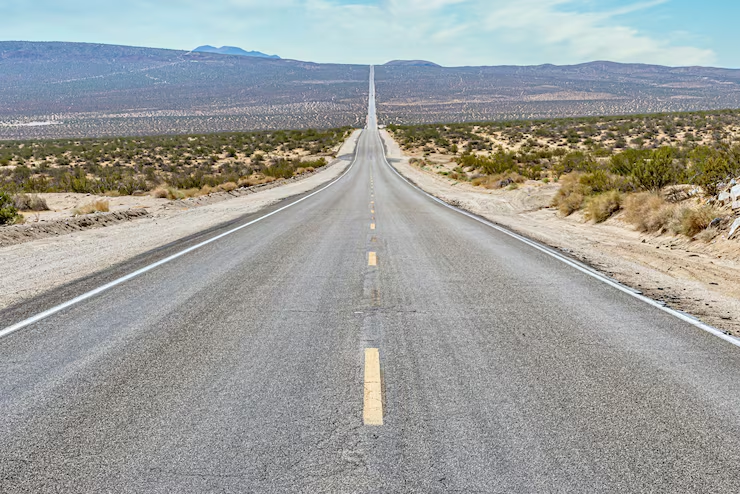
#> input picture Autonomous Vehicle Lane Detection/test_images/road1.jpg, 740 x 494 px, given in place of solidWhiteRight.mp4, which was not available
$ python main.py
#> lines starting #> are read from the running program, lines starting #| are printed output that depends on the picture; after the words box and inside, x2 and y2 are one past the last pixel; in counts of white or black regions, pixels touching at a corner belong together; pictures that were not available may be replaced by others from this repository, and a replacement may not be noted
### Autonomous Vehicle Lane Detection/utils/image_processing.py
import cv2
import numpy as np
import config

def grayscale(img):
    return cv2.cvtColor(img, cv2.COLOR_BGR2GRAY)

def gaussian_blur(img):
    return cv2.GaussianBlur(img, (config.KERNEL_SIZE, config.KERNEL_SIZE), 0)

def canny(img):
    return cv2.Canny(img, config.LOW_THRESHOLD, config.HIGH_THRESHOLD)

def region_of_interest(img):
    height = img.shape[0]
    width = img.shape[1]

    polygons = np.array([[
        (0, height),
        (width, height),
        (width//2, int(height*0.6))
    ]])

    mask = np.zeros_like(img)
    cv2.fillPoly(mask, polygons, 255)

    return cv2.bitwise_and(img, mask)

### Autonomous Vehicle Lane Detection/utils/lane_detection.py
import cv2
import numpy as np
import config

def hough_lines(img):
    return cv2.HoughLinesP(
        img,
        config.RHO,
        config.THETA,
        config.THRESHOLD,
        np.array([]),
        minLineLength=config.MIN_LINE_LENGTH,
        maxLineGap=config.MAX_LINE_GAP
    )

def average_slope_intercept(image, lines):
    left_fit = []
    right_fit = []

    if lines is None:
        return None

    for line in lines:
        x1, y1, x2, y2 = line.reshape(4)

        if x1 == x2:
            continue

        slope = (y2 - y1) / (x2 - x1)
        intercept = y1 - slope * x1

        if slope < 0:
            left_fit.append((slope, intercept))
        else:
            right_fit.append((slope, intercept))

    left_avg = np.average(left_fit, axis=0) if left_fit else None
    right_avg = np.average(right_fit, axis=0) if right_fit else None

    return left_avg, right_avg

def make_coordinates(image, line_params):
    slope, intercept = line_params

    y1 = image.shape[0]
    y2 = int(y1 * 0.6)

    x1 = int((y1 - intercept) / slope)
    x2 = int((y2 - intercept) / slope)

    return np.array([x1, y1, x2, y2])

def get_lane_lines(image, lines):
    averaged = average_slope_intercept(image, lines)

    if averaged is None:
        return None

    left, right = averaged
    line_image = []

    if left is not None:
        line_image.append(make_coordinates(image, left))

    if right is not None:
        line_image.append(make_coordinates(image, right))

    return np.array(line_image)

### Autonomous Vehicle Lane Detection/utils/visualization.py
import cv2
import numpy as np

def draw_lines(image, lines):
    line_image = np.zeros_like(image)

    if lines is not None:
        for x1, y1, x2, y2 in lines:
            cv2.line(line_image, (x1, y1), (x2, y2), (0, 255, 0), 10)

    return line_image

def overlay(image, line_image):
    return cv2.addWeighted(image, 0.8, line_image, 1, 1)

### Autonomous Vehicle Lane Detection/main.py
import cv2
from utils.image_processing import *
from utils.lane_detection import *
from utils.visualization import *

def process_frame(frame):
    gray = grayscale(frame)
    blur = gaussian_blur(gray)
    edges = canny(blur)

    roi = region_of_interest(edges)

    lines = hough_lines(roi)
    lane_lines = get_lane_lines(frame, lines)

    line_image = draw_lines(frame, lane_lines)

    return overlay(frame, line_image)

# Load input video
cap = cv2.VideoCapture("test_videos/solidWhiteRight.mp4")

# Get video properties
width = int(cap.get(3))
height = int(cap.get(4))
fps = int(cap.get(cv2.CAP_PROP_FPS))

# 🎯 Define output video writer
out = cv2.VideoWriter(
    "output/output_video.mp4",
    cv2.VideoWriter_fourcc(*'mp4v'),
    fps,
    (width, height)
)

while cap.isOpened():
    ret, frame = cap.read()
#> frame is the input picture: shape (494, 740, 3); mean B, G, R 154.5, 157.8, 156.1
    if not ret:
        break

    output = process_frame(frame)
#> in grayscale, `return cv2.cvtColor(img, cv2.COLOR_BGR2GRAY)`:
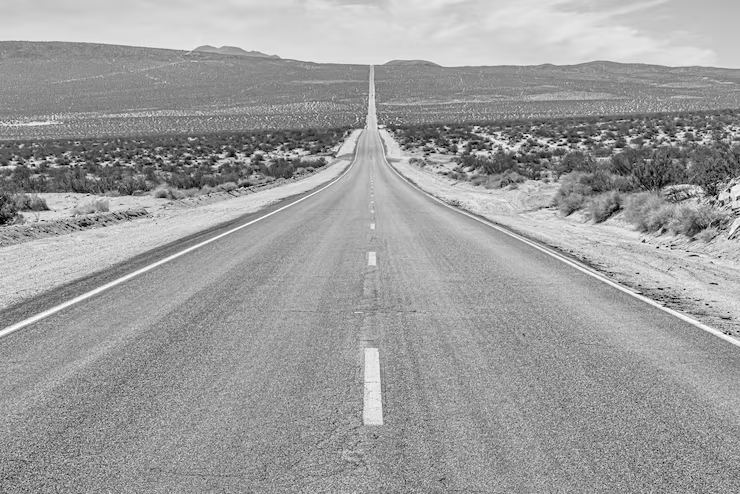
#> returned value: shape (494, 740); min 0, max 255, mean 156.9
#> in canny, `return cv2.Canny(img, config.LOW_THRESHOLD, config.HIGH_THRESHOLD)`:
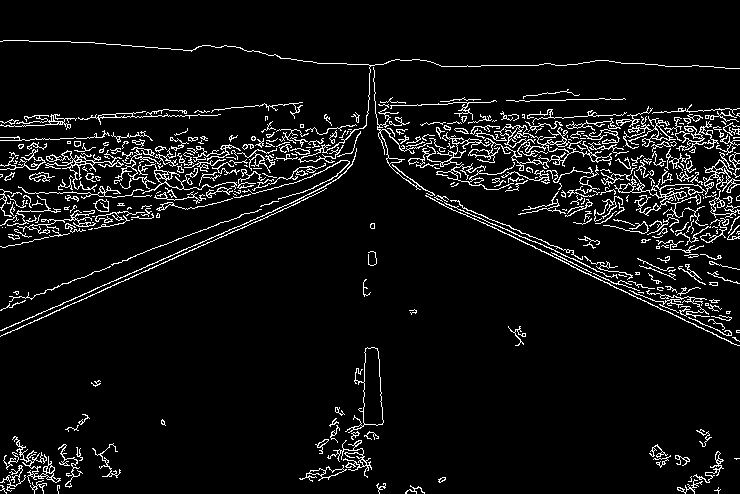
#> returned value: shape (494, 740); 6.6% white in thin lines or dots
#> in region_of_interest, `cv2.fillPoly(mask, polygons, 255)`:
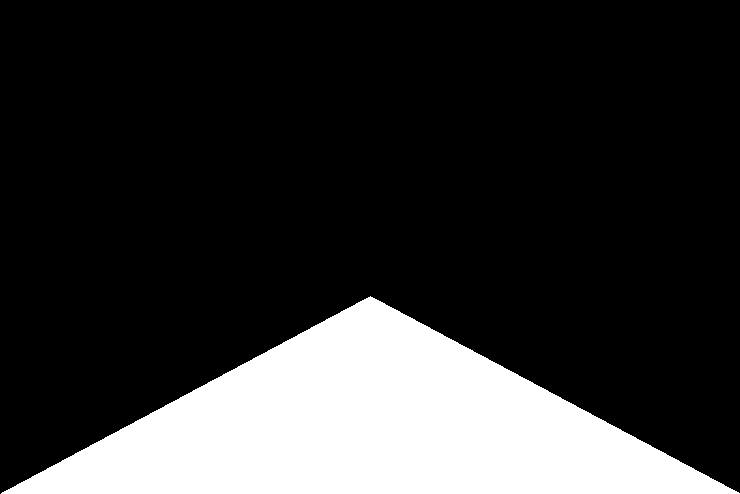
#> mask: shape (494, 740); 20.1% white; 1 white region, box (x1, y1, x2, y2) and area: (1, 296, 740, 494) 73432
#> in region_of_interest, `return cv2.bitwise_and(img, mask)`:
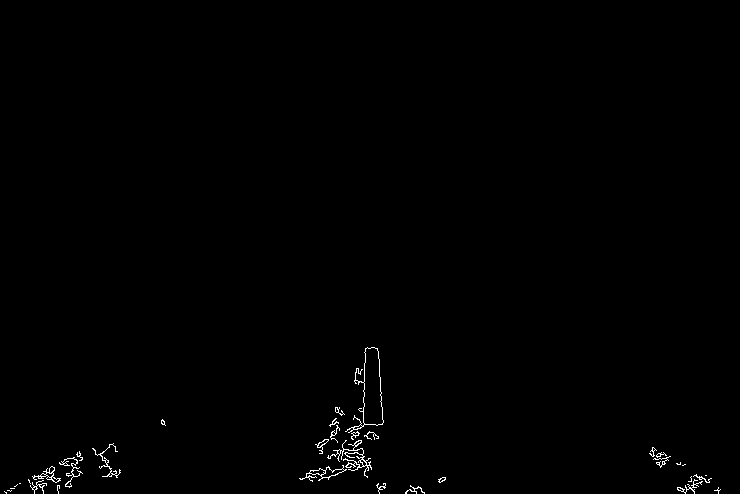
#> returned value: shape (494, 740); 0.5% white in thin lines or dots, all inside (x1, y1, x2, y2) = (4, 347, 721, 494)
#> in process_frame, `lines = hough_lines(roi)`: lines = [[32, 476, 118, 474], [363, 466, 363, 382]]
#> the loop in average_slope_intercept, `for line in lines:` made 2 passes
#> (x1, y1, x2, y2, slope, intercept) on pass 1: (32, 476, 118, 474, -0.0233, 476.7)
#> after the loop in average_slope_intercept, `for line in lines:`: left_fit = [(-0.0233, 476.7)]; right_fit = []
#> in average_slope_intercept, `left_avg = np.average(left_fit, axis=0) if left_fit else None`: left_avg = [-0.0233, 476.7]
#> in make_coordinates, `slope, intercept = line_params`: slope = -0.0233; intercept = 476.7
#> in make_coordinates, `x1 = int((y1 - intercept) / slope)`: x1 = -742
#> in make_coordinates, `x2 = int((y2 - intercept) / slope)`: x2 = 7772
#> in process_frame, `lane_lines = get_lane_lines(frame, lines)`: lane_lines = [[-742, 494, 7772, 296]]
#> the loop in draw_lines, `for x1, y1, x2, y2 in lines:` made 1 pass
#> after the loop in draw_lines, `for x1, y1, x2, y2 in lines:`:
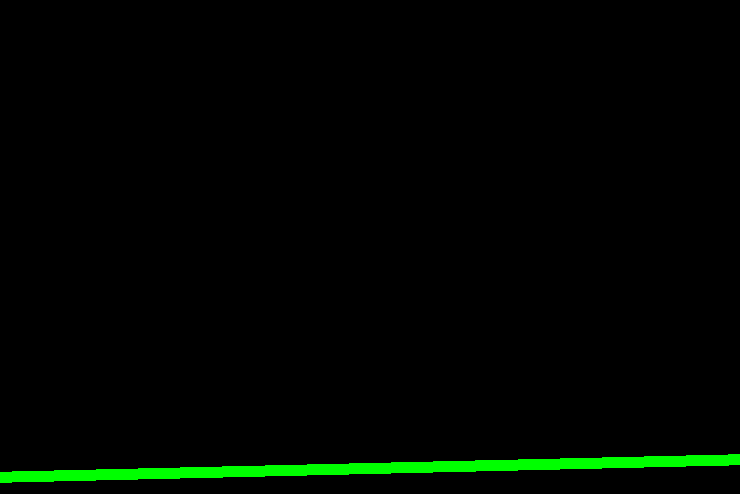
#> line_image: shape (494, 740, 3); mean of channels 0, 1, 2 0, 5.7, 0; drawn as B, G, R
#> in overlay, `return cv2.addWeighted(image, 0.8, line_image, 1, 1)`:
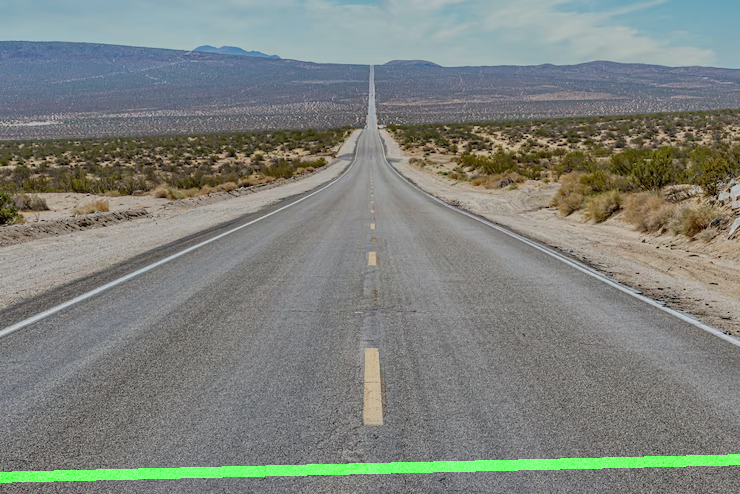
#> returned value: shape (494, 740, 3); mean of channels 0, 1, 2 124.6, 130.3, 125.9; drawn as B, G, R

    # Show
    cv2.imshow("Lane Detection", output)

    # ✅ Save frame
    out.write(output)

    if cv2.waitKey(1) & 0xFF == ord('q'):
#> (key q is pressed here)
        break

cap.release()
out.release()   # IMPORTANT
cv2.destroyAllWindows()
